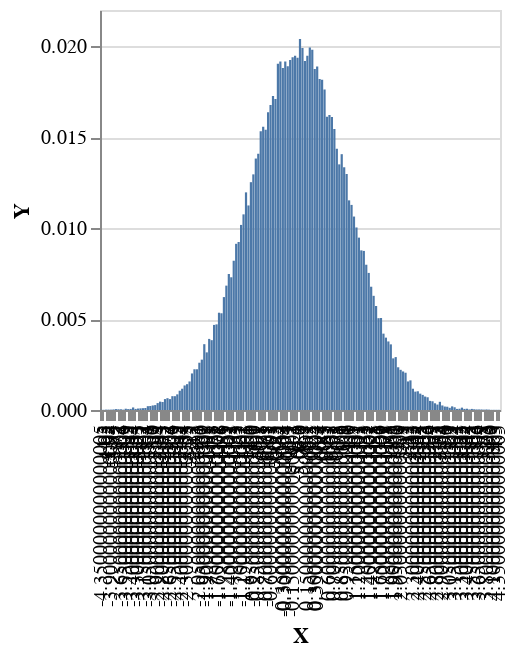

Source (notebook cell):
### Code cell
sampleIO $ plotVega . toEmpirical . toBins 0.05 <$> replicateM 100000 model2

### Figure 1 — Vega-Lite specification as saved in the notebook (floating-point values rounded to 4 significant figures; data arrays with more than 128 entries replaced by an {"elided": "..."} marker saying what was removed)
{"$schema": "https://vega.github.io/schema/vega-lite/v4.json", "data": {"values": {"elided": "163 records"}}, "encoding": {"x": {"field": "X", "sort": {"elided": "163 str values"}, "type": "nominal"}, "y": {"field": "Y", "type": "quantitative"}}, "height": 200, "mark": "bar", "width": 200}
